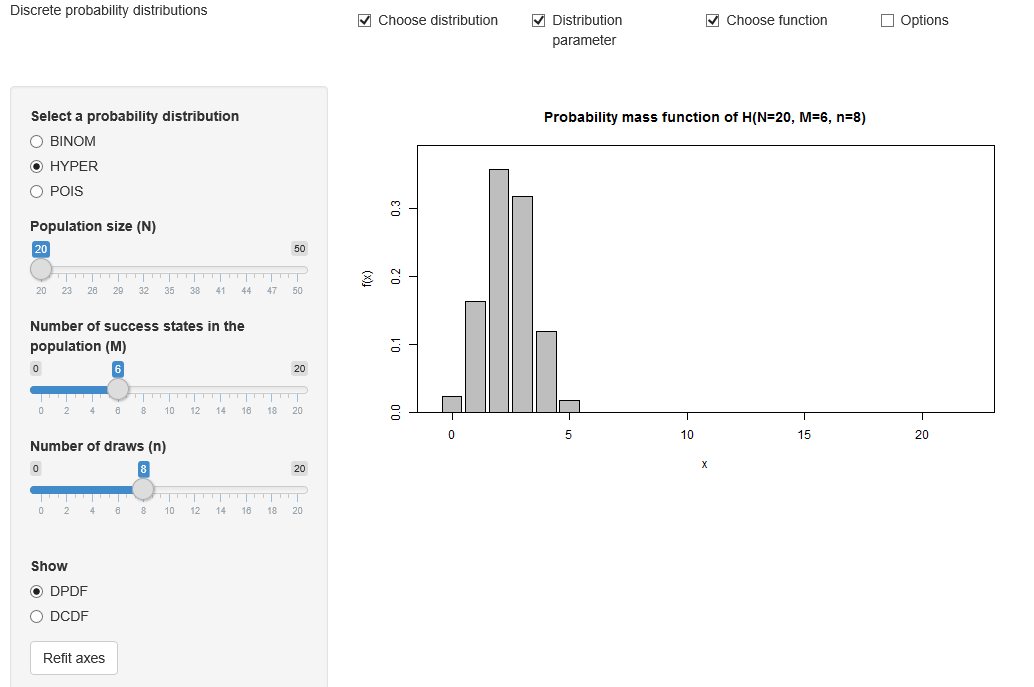

The R source for this figure:
# ------------------------------------------------------------------------------
# Book:         MMStat
# ------------------------------------------------------------------------------
# Quantlet:     MMSTATdistribution_hyper
# ------------------------------------------------------------------------------
# Description:  It shows the pdf with histogram and the cdf with step function
#               for hyper-geometric distribution. Options can be set for diverse
#               parameters of this distribution.
# ------------------------------------------------------------------------------
# Inputs:       MMSTAThelper_function
#               Options: interactive user choice
# ------------------------------------------------------------------------------
# output:       Interactive shiny application
# ------------------------------------------------------------------------------
# Example:      In the main panel it shows an example of histogram for 
#               hypergeometric distribution with sample size of 20 and number
#               of success of 6 and number of draws of 8. 
# ------------------------------------------------------------------------------
# See also:     BCS_Hist1, BCS_Binhyper, BCS_Hist2, SPMHistoConstruct,
#               MMSTATtime_series_1, MMSTATlinreg, MMSTATconfmean, 
#               MMSTATconfi_sigma, MMSTATassociation, MMSTAThelper_function
# ------------------------------------------------------------------------------
# Keywords:     discrete, histogram, plot, visualization, distribution,
#               parameter, interactive   
# ------------------------------------------------------------------------------
# Author:       Yafei Xu
# ------------------------------------------------------------------------------

# please use "Esc" key to jump out the run of Shiny app
# clear history and close windows
# rm(list=ls(all=TRUE))
graphics.off()


# please set working directory setwd('C:/...') 

# setwd('~/...')    # linux/mac os
# setwd('/Users/...') # windows
source("MMSTAThelper_function.r")


##############################################################################
############################### SUBROUTINES ##################################
### server ###################################################################
##############################################################################


gv     = list(dist = "mmstat", xlim = NULL, ylim = NULL)
distrd = "HYPER"
radioc = gettext(c("DPDF", "DCDF"), "name")

mmstat.ui.elem("distribution", "radioButtons", 
               label    = gettext("Select a probability distribution"), 
               choices  = gettext(c("BINOM", "HYPER", "POIS"), "name"), 
               selected = distrd)
mmstat.ui.elem("binom.n", "sliderInput", 
               label = gettext("Number of draws (n)"), 
               min   = 2, 
               max   = 30, 
               value = 10, 
               step  = 1)
mmstat.ui.elem("binom.p", "sliderInput", 
               label = gettext("Probability of success per draw (p)"), 
               min   = 0, 
               value = 0.5, 
               step  = 0.01, 
               max   = 1)
mmstat.ui.elem("hyper.N", "sliderInput", 
               label = gettext("Population size (N)"), 
               min   = 20, 
               max   = 50, 
               value = 20, 
               step  = 1)
mmstat.ui.elem("hyper.n", 
               "sliderInput", 
               label = gettext("Number of draws (n)"), 
               min   = 0, 
               max   = 20, 
               value = 8, 
               step  = 1)
mmstat.ui.elem("hyper.M", 
               "sliderInput", 
               label = gettext("Number of success states
                               in the population (M)"), 
               min   = 0, 
               max   = 20, 
               value = 6, 
               step  = 1)
mmstat.ui.elem("pois.lambda", 
               "sliderInput", 
               label = HTML(gettext("Parameter (&lambda;)")), 
               min   = 0, 
               max   = 5, 
               value = 2, 
               step  = 0.1)
mmstat.ui.elem("pdforcdf", 
               "radioButtons", 
               label    = gettext("Show"), 
               choices  = radioc, 
               selected = "DPDF")
mmstat.ui.elem("refit", 
               "actionButton", 
               label = gettext("Refit axes"))
mmstat.ui.elem("cex", "fontSize")

server = shinyServer(function(input, output, session) {    
  output$pdforcdfUI = renderUI({
    mmstat.ui.call("pdforcdf")
  })
  output$refitUI = renderUI({
    mmstat.ui.call("refit")
  })
  output$pois.lambdaUI = renderUI({
    mmstat.ui.call("pois.lambda")
  })
  output$distributionUI = renderUI({
    mmstat.ui.call("distribution")
  })
  output$binom.nUI = renderUI({
    mmstat.ui.call("binom.n")
  })
  output$binom.pUI = renderUI({
    mmstat.ui.call("binom.p")
  })
  output$hyper.nUI = renderUI({
    mmstat.ui.call("hyper.n")
  })
  output$hyper.NUI = renderUI({
    mmstat.ui.call("hyper.N")
  })
  output$hyper.MUI = renderUI({
    mmstat.ui.call("hyper.M")
  })
  output$cexUI = renderUI({
    mmstat.ui.call("cex")
  })
  
  cdf = function(x, height) {
    n = length(x)
    if (n < 1) 
      stop("'x' must have 1 or more non-missing values")
    rval = approxfun(x, height, 
                     method = "constant", 
                     yleft  = 0, 
                     yright = 1, 
                     f      = 0, 
                     ties   = "ordered")
    class(rval) = c("ecdf", "stepfun", class(rval))
    rval
  }
  
  refit = reactive({
    inp = mmstat.getValues(NULL, refit = input$refit)
    gv$dist <<- "mmstat"
  })
  
  getDistribution = reactive({
    inp = mmstat.getValues(NULL, 
                           distribution = input$distribution, 
                           binom.p      = isolate(input$binom.p), 
                           binom.n      = isolate(input$binom.n), 
                           hyper.M      = isolate(input$hyper.M), 
                           hyper.N      = isolate(input$hyper.N), 
                           hyper.n      = isolate(input$hyper.n), 
                           pois.lambda  = isolate(input$pois.lambda))
    refit()
    if (gv$dist != inp$distribution) {
      if ((gv$dist == "BINOM") && (inp$distribution == "HYPER")) {
        # switch from binom to hyper
        updateSliderInput(session, inputId = "hyper.M", 
                          value = round(inp$binom.p * inp$hyper.N))
        updateSliderInput(session, inputId = "hyper.n", value = inp$binom.n)
      }
      if ((gv$dist == "BINOM") && (inp$distribution == "POIS")) {
        # switch from binom to pois
        updateSliderInput(session, inputId = "pois.lambda", 
                          value = round(inp$binom.p * inp$binom.n, digits = 1))
      }
      if ((gv$dist == "HYPER") && (inp$distribution == "BINOM")) {
        # switch from hyper to binom
        updateSliderInput(session, inputId = "binom.p", 
                          value = round(inp$hyper.M/inp$hyper.N, digits = 2))
        updateSliderInput(session, inputId = "binom.n", value = inp$hyper.n)
      }
      if ((gv$dist == "HYPER") && (inp$distribution == "POIS")) {
        # switch from hyper to pois
        updateSliderInput(session, inputId = "pois.lambda", 
                          value = round(inp$hyper.M/inp$hyper.N * 
                                        inp$hyper.n, digits = 1))
      }
      if ((gv$dist == "POIS") && (inp$distribution == "BINOM")) {
        # switch from pois to binom
        updateSliderInput(session, inputId = "binom.p", 
                          value = round(inp$pois.lambda/inp$binom.n, digits = 2))
      }
      if ((gv$dist == "pois") && (inp$distribution == "hyper")) {
        # switch from pois to hyper
        updateSliderInput(session, inputId = "hyper.M", 
                          value = round(inp$pois.lambda * 
                                        inp$hyper.N/inp$hyper.n))
      }
      gv$xlim <<- c(0, 0)
      gv$ylim <<- c(0, 0)
      gv$dist <<- inp$distribution
    }
    gv$dist
  })
  
  output$distPlot = renderPlot({
    inp = mmstat.getValues(NULL, 
                           binom.p      = input$binom.p, 
                           binom.n      = input$binom.n, 
                           cex          = input$cex, 
                           distribution = input$distribution, 
                           hyper.M      = input$hyper.M, 
                           hyper.N      = input$hyper.N, 
                           hyper.n      = input$hyper.n, 
                           pdforcdf     = input$pdforcdf, 
                           pois.lambda  = input$pois.lambda)
    getDistribution()
    switch(inp$distribution, BINOM = {
      gv$xlim <<- mmstat.merge(gv$xlim, c(0, inp$binom.n + 1))
      x = 0:gv$xlim[2]
      if (inp$pdforcdf == "DPDF") {
        height = dbinom(x, inp$binom.n, inp$binom.p)
        gv$ylim <<- mmstat.merge(gv$ylim, c(0, height))
        mp = barplot(height, 
                     xlim     = 1.3 * gv$xlim, 
                     ylim     = 1.1 * gv$ylim, 
                     ylab     = "f(x)", 
                     xlab     = "x", 
                     main     = sprintf(gettext("Probability mass function
                                                of B(n=%.0f, p=%.2f)"), 
                                        inp$binom.n, inp$binom.p), 
                     cex.axis = inp$cex, 
                     cex.lab  = inp$cex, 
                     cex.main = 1.2 * inp$cex, 
                     cex.sub  = inp$cex)
        mmstat.baraxis(1, x, mp, sprintf("%.f", x), cex.axis = inp$cex)
      } else {
        gv$ylim <<- mmstat.merge(gv$ylim, c(0, 1))
        height = pbinom(x, inp$binom.n, inp$binom.p)
        plot(cdf(x, height), 
             xlim     = gv$xlim, 
             ylim     = gv$ylim, 
             ylab     = "F(x)", 
             xlab     = "x", 
             main     = sprintf(gettext("Cumulative distribution 
                                        function of B(n=%.0f, p=%.2f)"), 
                                inp$binom.n, inp$binom.p), 
             cex.axis = inp$cex, 
             cex.lab  = inp$cex, 
             cex.main = 1.2 * inp$cex, 
             cex.sub  = inp$cex)
      }
    }, HYPER = {
      gv$xlim <<- mmstat.merge(gv$xlim, c(0, inp$hyper.N + 1))
      x = 0:gv$xlim[2]
      if (inp$pdforcdf == "DPDF") {
        height = dhyper(x, inp$hyper.M, inp$hyper.N - inp$hyper.M, inp$hyper.n)
        gv$ylim <<- mmstat.merge(gv$ylim, c(0, height))
        mp = barplot(height, 
                     xlim     = 1.3 * gv$xlim, 
                     ylim     = 1.1 * gv$ylim, 
                     ylab     = "f(x)", 
                     xlab     = "x", 
                     main     = sprintf(gettext("Probability mass function 
                                                of H(N=%.0f, M=%.0f, n=%.0f)"), 
                                        inp$hyper.N, inp$hyper.M, inp$hyper.n), 
                     cex.axis = inp$cex, 
                     cex.lab  = inp$cex, 
                     cex.main = 1.2 * inp$cex, 
                     cex.sub  = inp$cex)
        mmstat.baraxis(1, gv$xlim, mp, sprintf("%.f", 0:gv$xlim[2]), 
                       cex.axis = inp$cex)
      } else {
        gv$ylim <<- mmstat.merge(gv$ylim, c(0, 1))
        height = phyper(x, inp$hyper.M, inp$hyper.N - inp$hyper.M, inp$hyper.n)
        plot(cdf(x, height), 
             xlim     = gv$xlim, 
             ylim     = gv$ylim, 
             ylab     = "F(x)", 
             xlab     = "x", 
             main     = sprintf(gettext("Cumulative distribution function
                                        of H(N=%.0f, M=%.0f, n=%.0f)"), 
                                inp$hyper.N, inp$hyper.M, inp$hyper.n), 
             cex.axis = inp$cex, 
             cex.lab  = inp$cex, 
             cex.main = 1.2 * inp$cex, 
             cex.sub  = inp$cex)
      }
    }, POIS = {
      gv$xlim <<- mmstat.merge(gv$xlim, c(0, round(qpois(0.999, inp$pois.lambda))))
      x = 0:gv$xlim[2]
      if (inp$pdforcdf == "DPDF") {
        height = dpois(x, inp$pois.lambda)
        gv$ylim <<- mmstat.merge(gv$ylim, c(0, height))
        mp = barplot(height, 
                     xlim     = 1.3 * gv$xlim, 
                     ylim     = 1.1 * gv$ylim, 
                     ylab     = "f(x)", 
                     xlab     = "x", 
                     main     = mmstat.math(sprintf(gettext("Probability mass 
                                                            function of 
                                                            PO(&lambda;=%0.1f)"), 
                                            inp$pois.lambda)), 
                     cex.axis = inp$cex, 
                     cex.lab  = inp$cex, 
                     cex.main = 1.2 * inp$cex, 
                     cex.sub  = inp$cex)
        mmstat.baraxis(1, gv$xlim, mp, sprintf("%.f", 0:gv$xlim[2]),
                       cex.axis = inp$cex)
      } else {
        gv$ylim <<- mmstat.merge(gv$ylim, c(0, 1))
        height = ppois(x, inp$pois.lambda)
        plot(cdf(x, height), 
             xlim     = gv$xlim, 
             ylim     = gv$ylim, 
             ylab     = "F(x)", 
             xlab     = "x", 
             main     = mmstat.math(sprintf(gettext("Cumulative distribution 
                                                    function of 
                                                    PO(&lambda;=%0.1f)"), 
                                    inp$pois.lambda)), 
             cex.axis = inp$cex, 
             cex.lab  = inp$cex, 
             cex.main = 1.2 * inp$cex, 
             cex.sub  = inp$cex)
      }
    })
    box()
  })
  
  output$logText = renderText({
    # mmstat.getLog(session)
  })
})


##############################################################################
############################### SUBROUTINES ##################################
### ui #######################################################################
##############################################################################

ui = shinyUI(fluidPage(   
    
  div(class="navbar navbar-static-top",
    div(class = "navbar-inner", 
        fluidRow(column(4, div(class = "brand pull-left", 
                               gettext("Discrete probability
                                       distributions"))),
                 column(2, checkboxInput("showdist", 
                                         gettext("Choose distribution"), 
                                         TRUE)),
                 column(2, checkboxInput("showparameter", 
                                         gettext("Distribution parameter"), 
                                         TRUE)),
                 column(2, checkboxInput("showfunction", 
                                         gettext("Choose function"), 
                                         TRUE)),
                 column(2, checkboxInput("showoptions", 
                                         gettext("Options"), 
                                         FALSE))))),  
    sidebarLayout(
      sidebarPanel(
        conditionalPanel(
          condition = 'input.showdist',
          uiOutput("distributionUI")
          ),
        conditionalPanel(
          condition = "input.distribution=='BINOM'",
          conditionalPanel(
            condition = 'input.showparameter',
            uiOutput("binom.nUI"),
            uiOutput("binom.pUI")
            )
          ),
        conditionalPanel(
          condition = "input.distribution=='HYPER'",
          conditionalPanel(
            condition = 'input.showparameter',
            uiOutput("hyper.NUI"),
            uiOutput("hyper.MUI"),
            uiOutput("hyper.nUI")
            )
          ),
        conditionalPanel(
          condition = "input.distribution=='POIS'",
          conditionalPanel(
            condition = 'input.showparameter',
            uiOutput("pois.lambdaUI")
            )
          ),
        conditionalPanel(
          condition = 'input.showfunction',
          br(),
          uiOutput("pdforcdfUI"),
          uiOutput("refitUI")
          ),
        conditionalPanel(
          condition = 'input.showoptions',
          hr(),
          uiOutput("cexUI")
          )       
        ),
 
        mainPanel(plotOutput("distPlot"))
      ),

      htmlOutput("logText")
  ))
  
##############################################################################
############################### SUBROUTINES ##################################
### shinyApp #################################################################
##############################################################################

shinyApp(ui = ui, server = server)

#
